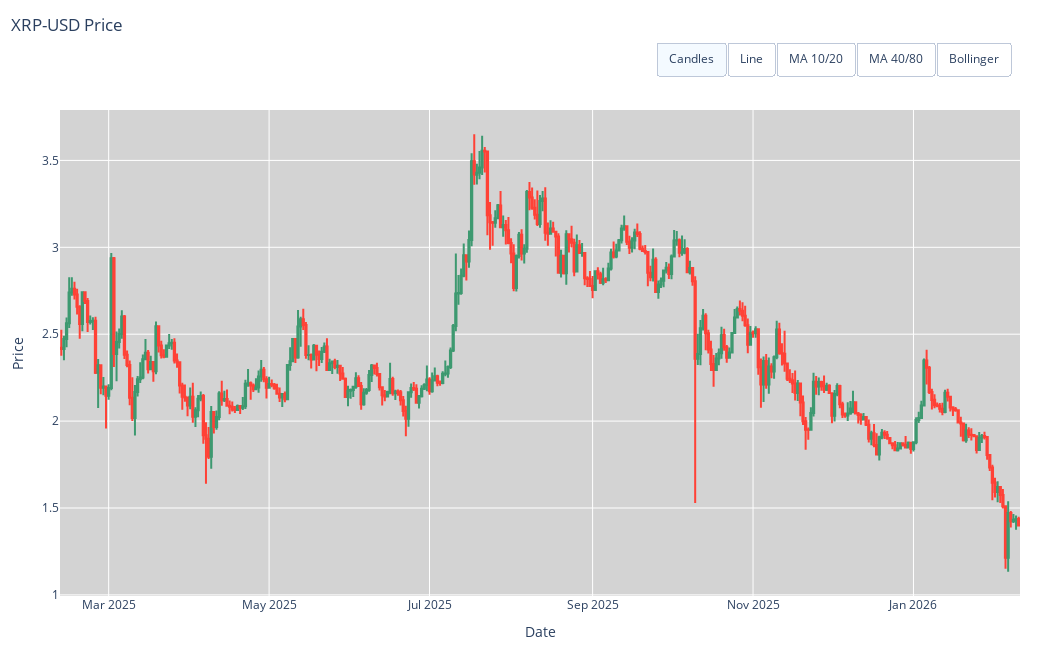

The cell this chart's notebook holds for it:
### Code cell
import plotly.graph_objects as go

# ----------------------------
# Indicators
# ----------------------------
stock_data["M10"] = stock_data["Close"].rolling(window=10).mean()
stock_data["M20"] = stock_data["Close"].rolling(window=20).mean()

stock_data["M40"] = stock_data["Close"].rolling(window=40).mean()
stock_data["M80"] = stock_data["Close"].rolling(window=80).mean()

stock_data["SD"] = stock_data["Close"].rolling(window=20).std()
stock_data["UB"] = stock_data["M20"] + 2 * stock_data["SD"]
stock_data["LB"] = stock_data["M20"] - 2 * stock_data["SD"]


fig = go.Figure()

# 0 Close (line)
fig.add_trace(go.Scatter(
    x=stock_data.index, y=stock_data["Close"],
    mode="lines", name="Close"
))

# 1 Candles
fig.add_trace(go.Candlestick(
    x=stock_data.index,
    open=stock_data["Open"],
    high=stock_data["High"],
    low=stock_data["Low"],
    close=stock_data["Close"],
    name="Candles"
))

# 2-3 MA 10/20
fig.add_trace(go.Scatter(x=stock_data.index, y=stock_data["M10"], mode="lines", name="M10"))
fig.add_trace(go.Scatter(x=stock_data.index, y=stock_data["M20"], mode="lines", name="M20"))

# 4-5 MA 40/80
fig.add_trace(go.Scatter(x=stock_data.index, y=stock_data["M40"], mode="lines", name="M40"))
fig.add_trace(go.Scatter(x=stock_data.index, y=stock_data["M80"], mode="lines", name="M80"))

# 6-8 Bollinger Bands
fig.add_trace(go.Scatter(
    x=stock_data.index, y=stock_data["UB"],
    mode="lines", name="Upper BB"
))
fig.add_trace(go.Scatter(
    x=stock_data.index, y=stock_data["LB"],
    mode="lines", name="Lower BB",
    fill="tonexty"  # fill between UB (previous trace) and LB
))
fig.add_trace(go.Scatter(
    x=stock_data.index, y=stock_data["M20"],
    mode="lines", name="Middle BB (M20)"
))

# ----------------------------
# Visibility presets (length MUST be 9)
# ----------------------------
PRICE_CANDLES = [False, True,  False, False, False, False, False, False, False]
PRICE_LINE    = [True,  False, False, False, False, False, False, False, False]

MA_10_20      = [True,  False, True,  True,  False, False, False, False, False]
MA_40_80      = [True,  False, False, False, True,  True,  False, False, False]

BB_VIEW       = [True,  False, False, True,  False, False, True,  True,  True]
# (BB_VIEW includes Close + M20 + UB/LB + Middle; you can tweak if you want)

# Default view
for t in fig.data:
    t.visible = False
fig.data[1].visible = True  # default = candles

# ----------------------------
# Layout + Buttons (positioned to avoid title conflict)
# ----------------------------
fig.update_layout(
    title=dict(text=f"{ticker} Price", x=0.01, y=0.97),  # keep title slightly lower
    xaxis_title="Date",
    yaxis_title="Price",
    plot_bgcolor="lightgrey",
    xaxis_rangeslider_visible=False,
    width=1050,
    height=650,
    margin=dict(t=110, r=30, l=60, b=50),  # extra top margin for buttons + title
    updatemenus=[
        dict(
            type="buttons",
            direction="right",
            x=1.0,
            y=1.16,
            xanchor="right",
            yanchor="top",
            pad={"r": 10, "t": 10},
            buttons=[
                dict(
                    label="Candles",
                    method="update",
                    args=[{"visible": PRICE_CANDLES},
                          {"title": f"{ticker} Price (Candles)", "yaxis": {"title": "Price"}}],
                ),
                dict(
                    label="Line",
                    method="update",
                    args=[{"visible": PRICE_LINE},
                          {"title": f"{ticker} Price (Line)", "yaxis": {"title": "Price"}}],
                ),
                dict(
                    label="MA 10/20",
                    method="update",
                    args=[{"visible": MA_10_20},
                          {"title": f"{ticker} Moving Averages (10/20)", "yaxis": {"title": "Price"}}],
                ),
                dict(
                    label="MA 40/80",
                    method="update",
                    args=[{"visible": MA_40_80},
                          {"title": f"{ticker} Moving Averages (40/80)", "yaxis": {"title": "Price"}}],
                ),
                dict(
                    label="Bollinger",
                    method="update",
                    args=[{"visible": BB_VIEW},
                          {"title": f"{ticker} Bollinger Bands (20, 2σ)", "yaxis": {"title": "Price"}}],
                ),
            ],
        )
    ],
)

fig.show()

### Figure 1 — Plotly figure (JSON) as saved in the notebook; plotly's stock layout.template omitted (floating-point values rounded to 4 significant figures; data arrays with more than 128 entries replaced by an {"elided": "..."} marker saying what was removed)
{"data": [{"mode": "lines", "name": "Close", "type": "scatter", "visible": false, "x": {"elided": "365 str values"}, "y": {"elided": "365 float values"}}, {"close": {"elided": "365 float values"}, "high": {"elided": "365 float values"}, "low": {"elided": "365 float values"}, "name": "Candles", "open": {"elided": "365 float values"}, "type": "candlestick", "visible": true, "x": {"elided": "365 str values"}}, {"mode": "lines", "name": "M10", "type": "scatter", "visible": false, "x": {"elided": "365 str values"}, "y": {"elided": "365 float values"}}, {"mode": "lines", "name": "M20", "type": "scatter", "visible": false, "x": {"elided": "365 str values"}, "y": {"elided": "365 float values"}}, {"mode": "lines", "name": "M40", "type": "scatter", "visible": false, "x": {"elided": "365 str values"}, "y": {"elided": "365 float values"}}, {"mode": "lines", "name": "M80", "type": "scatter", "visible": false, "x": {"elided": "365 str values"}, "y": {"elided": "365 float values"}}, {"mode": "lines", "name": "Upper BB", "type": "scatter", "visible": false, "x": {"elided": "365 str values"}, "y": {"elided": "365 float values"}}, {"fill": "tonexty", "mode": "lines", "name": "Lower BB", "type": "scatter", "visible": false, "x": {"elided": "365 str values"}, "y": {"elided": "365 float values"}}, {"mode": "lines", "name": "Middle BB (M20)", "type": "scatter", "visible": false, "x": {"elided": "365 str values"}, "y": {"elided": "365 float values"}}], "layout": {"height": 650, "margin": {"b": 50, "l": 60, "r": 30, "t": 110}, "plot_bgcolor": "lightgrey", "title": {"text": "XRP-USD Price", "x": 0.01, "y": 0.97}, "updatemenus": [{"buttons": [{"args": [{"visible": [false, true, false, false, false, false, false, false, false]}, {"title": "XRP-USD Price (Candles)", "yaxis": {"title": "Price"}}], "label": "Candles", "method": "update"}, {"args": [{"visible": [true, false, false, false, false, false, false, false, false]}, {"title": "XRP-USD Price (Line)", "yaxis": {"title": "Price"}}], "label": "Line", "method": "update"}, {"args": [{"visible": [true, false, true, true, false, false, false, false, false]}, {"title": "XRP-USD Moving Averages (10/20)", "yaxis": {"title": "Price"}}], "label": "MA 10/20", "method": "update"}, {"args": [{"visible": [true, false, false, false, true, true, false, false, false]}, {"title": "XRP-USD Moving Averages (40/80)", "yaxis": {"title": "Price"}}], "label": "MA 40/80", "method": "update"}, {"args": [{"visible": [true, false, false, true, false, false, true, true, true]}, {"title": "XRP-USD Bollinger Bands (20, 2σ)", "yaxis": {"title": "Price"}}], "label": "Bollinger", "method": "update"}], "direction": "right", "pad": {"r": 10, "t": 10}, "type": "buttons", "x": 1, "xanchor": "right", "y": 1.16, "yanchor": "top"}], "width": 1050, "xaxis": {"rangeslider": {"visible": false}, "title": {"text": "Date"}}, "yaxis": {"title": {"text": "Price"}}}}
